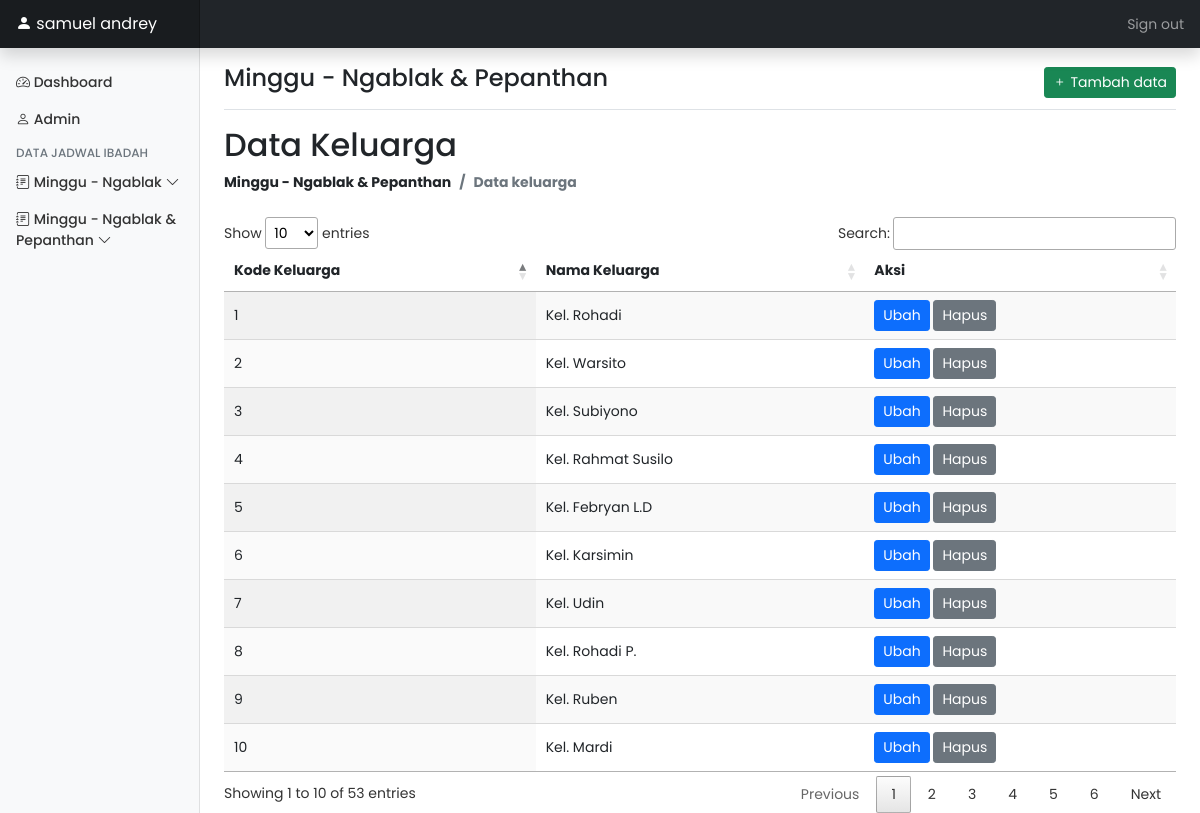
Screenshot of /admin/ngm_kel.php (signed in) with the database file from the repository.
### tables this page shows
CREATE TABLE `ngm_kel` (
  `kd_kel` int(11) NOT NULL,
  `nama_kel` varchar(40) NOT NULL
);

### koneksi.php (called while the page is built, shortened)
<?php
$servername = "localhost";
$username = "root";
$password = "";
$db = "gitjngablak";
$conn = mysqli_connect($servername,$username,$password,$db);
function query($query) {
    global $conn;
    $result = mysqli_query($conn, $query);
    $rows = [];
    while($row = mysqli_fetch_assoc($result)) {
        $rows[] = $row;
    }
    return $rows;
}
?>

### admin/ngm_kel.php (the view, shortened to what this page needs)
<?php
if(isset($_SESSION['login'])) :
$sql = query("SELECT * FROM ngm_kel");
?>
<!doctype html>
<html lang="en">
  <head>
    <link href="assets/datatable/css/jquery.dataTables.min.css" rel="stylesheet">
    <link href="assets/datatable/css/responsive.dataTables.min.css" rel="stylesheet">
    <link href="assets/bootstrap-icons/bootstrap-icons.css" rel="stylesheet">
    <link href="assets/dist/css/bootstrap.min.css" rel="stylesheet">
    <link href="assets/dist/css/dashboard.css" rel="stylesheet">
  </head>
  <body>
  <div class="container-fluid">
    <div class="row">
      <?php require 'komponen/header.php';?>
      <?php require 'komponen/navbar.php';?>
      <main class="col-md-9 ms-sm-auto col-lg-10 px-md-4">
        <div class="d-flex justify-content-between flex-wrap flex-md-nowrap align-items-center pt-3 pb-2 mb-3 border-bottom">
          <h4 class="h4">Minggu - Ngablak & Pepanthan</h4>
          <div class="btn-toolbar mb-2 mb-md-0">
            <button type="button" class="btn btn-sm btn-success"data-bs-toggle="modal" data-bs-target="#tambahdata">
              <i class="bi bi-plus"></i>
              Tambah data
            </button>
          </div>
        </div>
        <h2>Data Keluarga</h2>
        <nav aria-label="breadcrumb" class="mb-4">
          <ol class="breadcrumb fw-bold">
            <li class="breadcrumb-item">Minggu - Ngablak & Pepanthan</li>
            <li class="breadcrumb-item active" aria-current="page">Data keluarga</li>
          </ol>
        </nav>
        <table id="tabel_ibd" class="display nowrap" style="width:100%">
          <thead>
              <tr>
                <th>Kode Keluarga</th>
                <th>Nama Keluarga</th>
                <th>Aksi</th>
              </tr>
          </thead>
          <tbody>
          <?php foreach($sql as $row) : ?>
              <tr>
                  <td><?= $row['kd_kel']?></td>
                  <td><?= $row["nama_kel"]?></td>
                  <td>
                    <a href="" type="button" class="btn btn-sm btn-primary"  data-bs-toggle="modal" data-bs-target="#ubahdata" onclick="dataId('<?= $row['kd_kel'];?>')">Ubah</a>
                    <a href="?id=<?= $row["kd_kel"]?>" type="button" class="btn btn-sm btn-secondary" onclick="return confirm('Konfirmasi penghapusan data');">Hapus</a>
                  </td>
              </tr>
          <?php endforeach; ?>
          </tbody>
        </table>
      </main>
    </div>
  </div>
</body>
</html>
<?php
else :
  header("Location: ../");
endif; ?>

### admin/ngm_kel.php (style rules this page uses)
* { font-family: 'Poppins', sans-serif; }

### rows the page displays
ngm_kel: kd_kel "1", nama_kel "Kel. Rohadi"
ngm_kel: kd_kel "2", nama_kel "Kel. Warsito"
ngm_kel: kd_kel "3", nama_kel "Kel. Subiyono"
ngm_kel: kd_kel "4", nama_kel "Kel. Rahmat Susilo"
ngm_kel: kd_kel "5", nama_kel "Kel. Febryan L.D"
ngm_kel: kd_kel "6", nama_kel "Kel. Karsimin"
ngm_kel: kd_kel "7", nama_kel "Kel. Udin"
ngm_kel: kd_kel "8", nama_kel "Kel. Rohadi P."
ngm_kel: kd_kel "9", nama_kel "Kel. Ruben"
ngm_kel: kd_kel "10", nama_kel "Kel. Mardi"

### other values shown
$_SESSION['login'] "samuel andrey"
